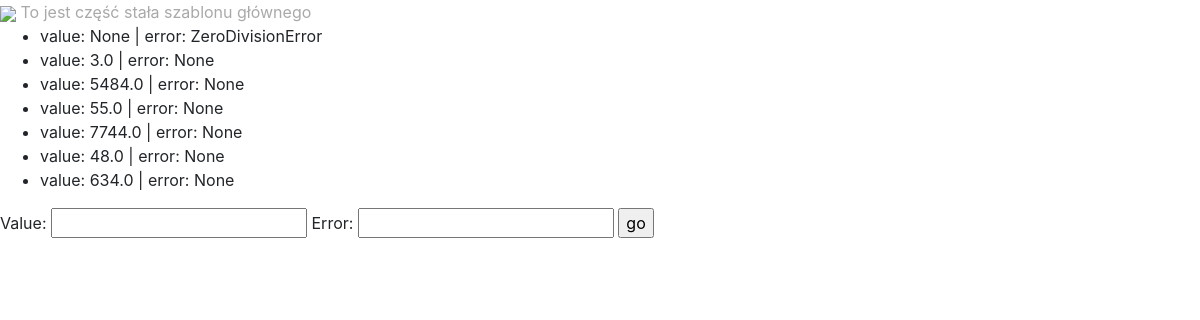
The page /maths/results/ on the database as committed earlier.
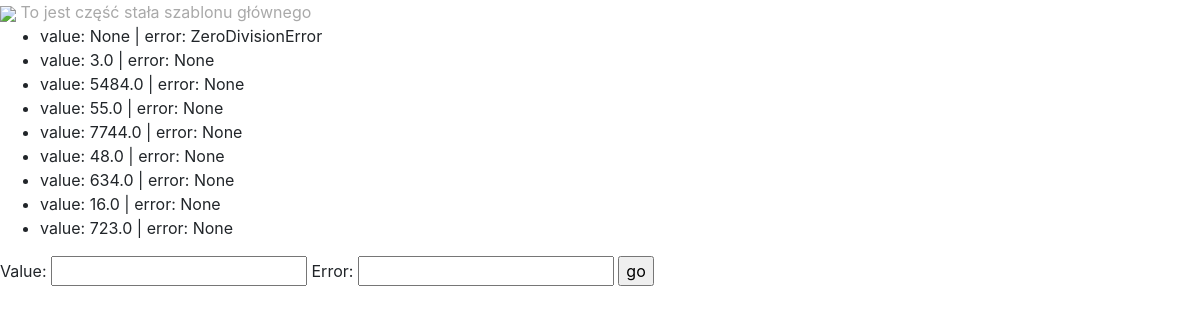
The same page on the database as committed later.
### maths/models.py (models this page shows)
class Result(models.Model):
    value = models.FloatField(blank=True, null=True, unique=True)
    error = models.CharField(
        max_length=255,
        null=True,
        blank=True,
        unique=True
    )
    def __str__(self):
        return f"value: {self.value} | error: {self.error}"
    """
    # constraint/więzy coby w bazie result wartość miało albo tylko value albo tylko result
    class Meta:
        constraints = [
            models.CheckConstraint(
                name="%(app_label)s_%(class)s_value_error_together",
                check=(
                        models.Q(
                            value__isnull=False,
                            error__isnull=True,
                        )
                        | models.Q(
                            value__isnull=True,
                            error__isnull=False,
                        )
                     ),
                )
           ]
    """

### maths/views.py (the view, shortened to what this page needs)
# urls.py: path('results/', results_list, name="results"),
def results_list(request):
    form = ResultForm()
    results = Result.objects.all()
    return render(
        request=request,
        template_name="maths/results.html",
        context={
            "results": results,
            "form": form
        }
    )

### maths/forms.py (shortened to what this page needs)
class ResultForm(forms.ModelForm):
    class Meta:
        model = Result
        fields = '__all__'

### maths/templates/maths/results.html (shortened to what this page needs)
{% extends "maths/main.html" %}
{% block content %}
   <ul>
       {% for r in results %}
           <li>{{ r }}</li>
       {% endfor %}
   </ul>
   <form method="post">
   {{ form.as_table }}
   <input type="submit" value="go">
</form>
{% endblock %}

Rows that differ between the two databases and show on the page:
added Result: value+error "value: 16.0 | error: None"
added Result: value+error "value: 723.0 | error: None"
